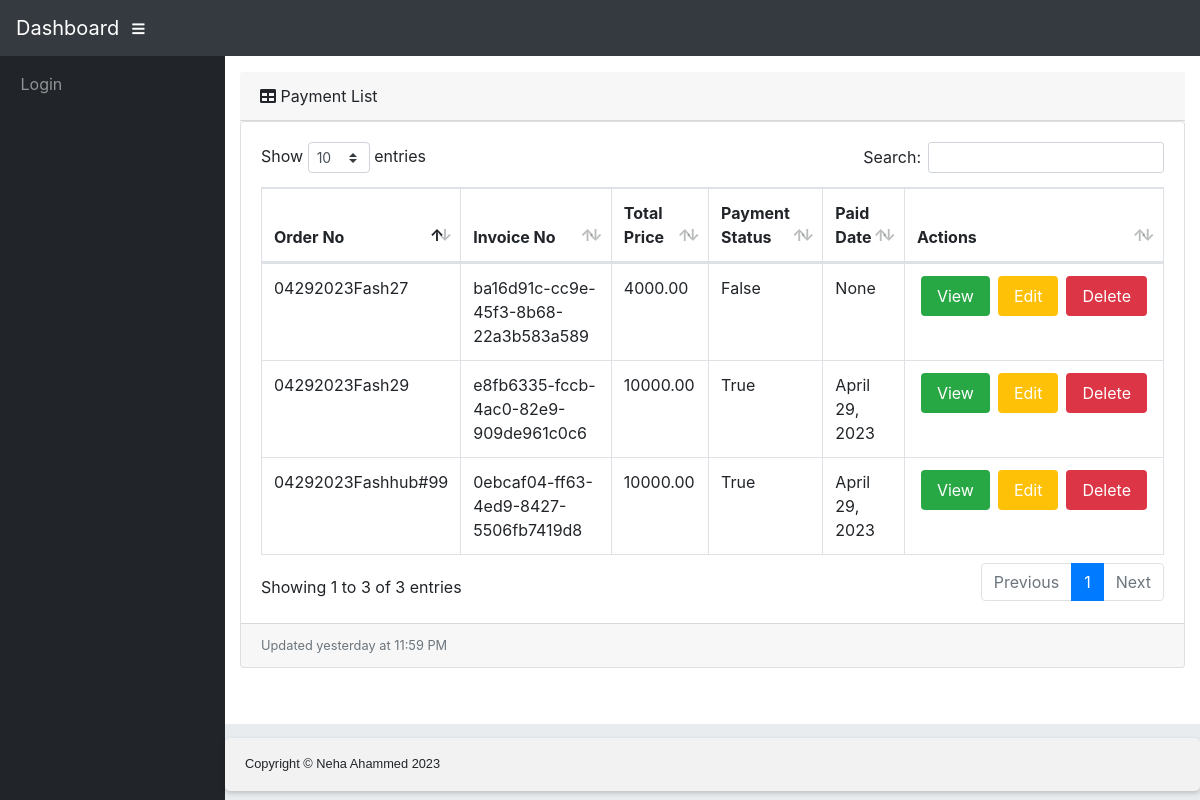
The page /payments/ on the database its author committed.
### payment/models.py (models this page shows)
class Payment(models.Model):
    order_no = models.CharField(max_length=50)
    invoice_no = models.CharField(max_length=50)
    total_price = models.DecimalField(max_digits=10, decimal_places=2)
    payment_status = models.BooleanField()
    paid_date = models.DateField(null=True, blank=True, default=None)

### payment/views.py (the view)
# urls.py: path('', views.payment_list, name='payment_list'),
def payment_list(request):
    payments = Payment.objects.all()
    return render(request, 'payment/payment_list.html', {'payments': payments})

### templates/payment/payment_list.html (shortened to what this page needs)
{% extends 'base.html' %}
{% block content %}
<div class="row">
  <div class="col-xl-12 col-sm-12 mb-12">
      <div class="card-header">
        <i class="fas fa-table"></i>
        Payment List</div>
        <div class="card mb-3">
      <div class="card-body">
        <div class="table-responsive">
          <table class="table table-bordered" id="dataTable" width="100%" cellspacing="0">
            <thead>
              <tr>
                <th>Order No</th>
                <th>Invoice No</th>
                <th>Total Price</th>
                <th>Payment Status</th>
                <th>Paid Date</th>
                <th>Actions</th>
              </tr>
            </thead>
            <tbody>
              {% for payment in payments %}
              <tr>
                <td>{{ payment.order_no }}</td>
                <td>{{ payment.invoice_no }}</td>
                <td>{{ payment.total_price }}</td>
                <td>{{ payment.payment_status }}</td>
                <td>{{ payment.paid_date }}</td>
                <td>
                  <div class="action-btns">
                  <a href= "{% url 'view_payment' payment.pk %}"> <button class="btn-view"  type=button>View</button></a>
                  <a href="{% url 'payment_update' payment.pk %}"> <button class="btn-edit" type=button>Edit</button></a>
                  <a href="{% url 'payment_delete' payment.pk %}" ><button class="btn-delete" type=button>Delete</button></a>
                </div>
              </td>
              </tr>
              {% empty %}
              <tr>
                <td colspan="12">No company details available.</td>
              </tr>
              {% endfor %}
            </tbody>
          </table>
        </div>
      </div>
      <div class="card-footer small text-muted">Updated yesterday at 11:59 PM</div>
    </div>
      <div class="card-body">
    </div>
  </div>
</div>
{% endblock %}

### static/css/form-css.css (style rules this page uses)
* { box-sizing: border-box; }

### rows shown on the page
Payment: order_no "04292023Fashhub#99", invoice_no "0ebcaf04-ff63-4ed9-8427-5506fb7419d8", total_price "10000.00", payment_status "True", paid_date "April 29, 2023"
Payment: order_no "04292023Fash27", invoice_no "ba16d91c-cc9e-45f3-8b68-22a3b583a589", total_price "4000.00", payment_status "False", paid_date "None"
Payment: order_no "04292023Fash29", invoice_no "e8fb6335-fccb-4ac0-82e9-909de961c0c6", total_price "10000.00", payment_status "True", paid_date "April 29, 2023"
